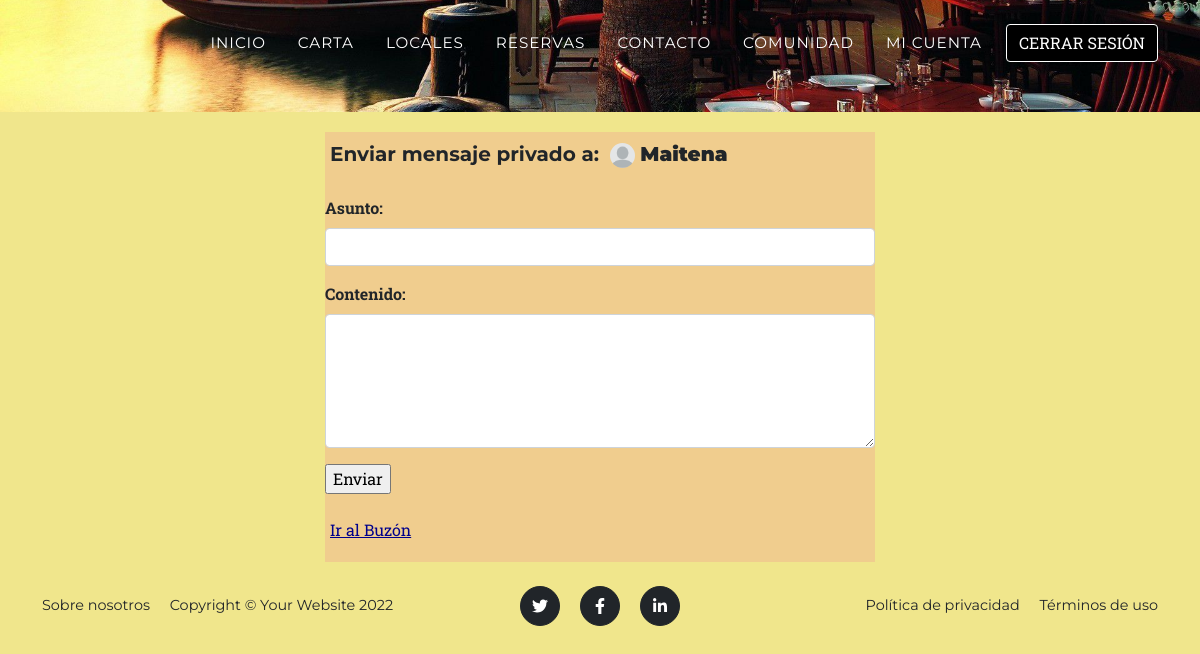
/AppRestaurante/mensaje/4 (signed in), run on an earlier commit of the app's database.
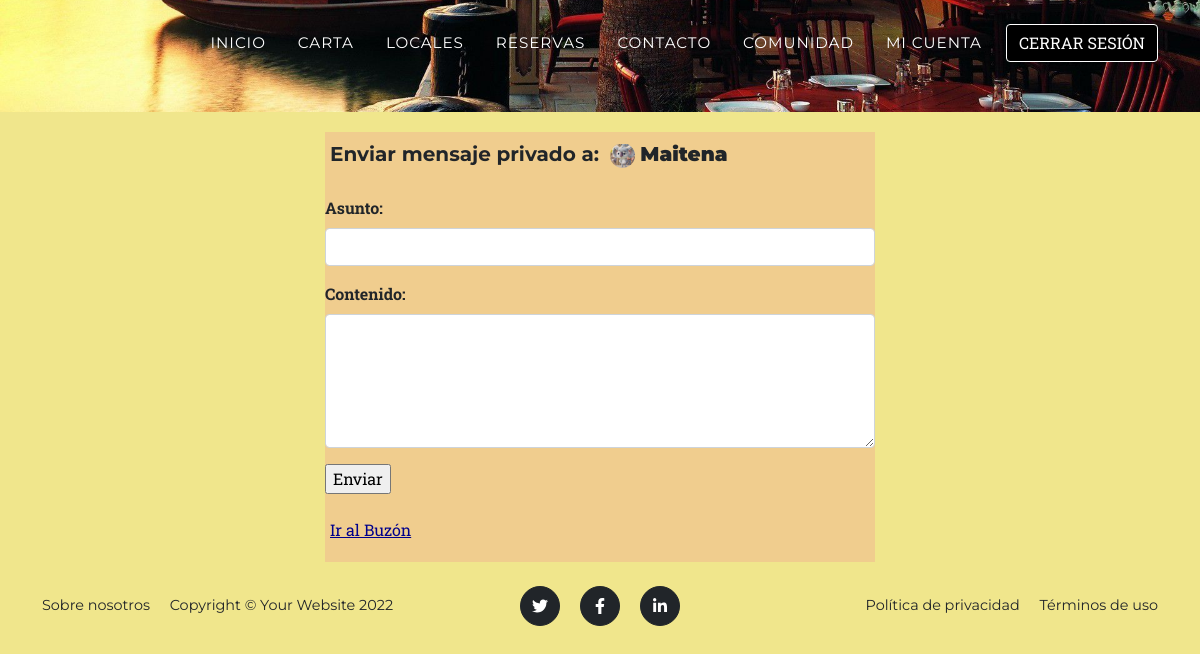
And on a later commit of the database.
### AppRestaurante/models.py (models this page shows)
class User(AbstractUser):
    imagen = models.ImageField(upload_to='avatar', default='avatar/perfil.png', null=True, blank=True)

### AppRestaurante/views.py (the view)
# urls.py: path('mensaje/<id_destinatario>', views.mensaje, name="Mensaje"),
@login_required
def mensaje(request, id_destinatario):
    if request.method == "POST":
        miFormulario = MensajeFormulario(request.POST)
        if miFormulario.is_valid():
            user = User.objects.get(username = request.user)
            global destinatario
            destinatario = User.objects.get(id = id_destinatario)
            mensaje = Mensaje(user = user, destinatario = destinatario, asunto = miFormulario.cleaned_data['asunto'], contenido = miFormulario.cleaned_data['contenido'])
            mensaje.save()
            miFormulario = MensajeFormulario(request.POST)
            mensaje = "¡Tu mensaje se ha enviado exitosamente!"
            return render(request, "mensaje.html", {"destinatario": destinatario, "miFormulario": miFormulario, "mensaje": mensaje})
    else:
        miFormulario = MensajeFormulario()
        destinatario = User.objects.get(id = id_destinatario)
    return render(request, "mensaje.html", {"miFormulario": miFormulario, "destinatario": destinatario})

### AppRestaurante/forms.py
class MensajeFormulario(forms.Form):
    asunto = forms.CharField(max_length=30)
    contenido = forms.CharField(widget=forms.Textarea)
    no_leido = forms.BooleanField(required=False)

### AppRestaurante/Templates/mensaje.html (shortened to what this page needs)
{% extends 'padre.html' %}
{% load static %}
{% block contenidoQueCambia %}
<section class="contenido">
    <h5>Enviar mensaje privado a:
        <div class="avatar" style="background-image: url('{{destinatario.imagen.url}}');"></div>
        <strong style="font-size: 20px;">
            {{destinatario.username}}
        </strong>
    </h5><br>
    <form class="form" action="" method="POST">{% csrf_token %}
        <div class="mb-3">
            <label for="{{miFormulario.asunto.id_for_label}}" class="form-label"><b>{{miFormulario.asunto.label_tag|capfirst}}</b></label>
            <input type="text" class="form-control" id="exampleInputEmail1" aria-describedby="emailHelp" name="{{miFormulario.asunto.html_name}}">
        </div>
        <div class="mb-3">
            <label  class="form-label" for="{{miFormulario.contenido.id_for_label}}"> <b>{{miFormulario.contenido.label_tag|capfirst}}</b></label>
            <textarea class="form-control" id="exampleFormControlTextarea1" rows="5" type="text" name="{{miFormulario.contenido.html_name}}"> </textarea>
        </div>
        <input style="margin: 0 auto;" type="submit" value="Enviar">
    </form>
    <br>
    <a class="link" href="{% url 'Buzon' %}">Ir al Buzón</a>
</section>
{% endblock contenidoQueCambia %}

What changed in the data, as far as the page shows it:
changed User "Maitena": imagen: a different picture
